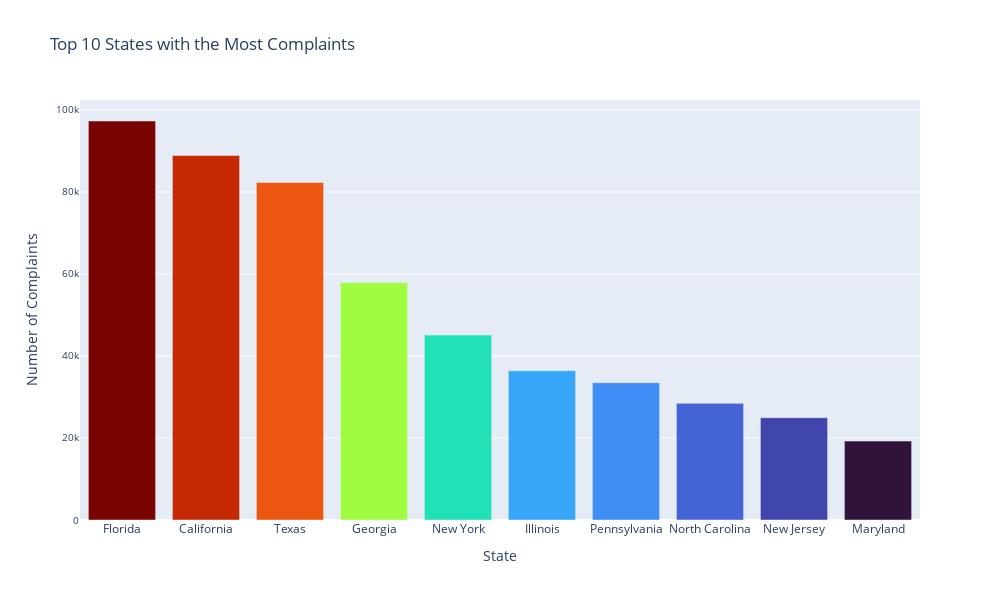

Notebook source saved alongside this figure:
### Markdown cell above
### 5. Top 10 states with most complaints

### Code cell
import pandas as pd
import plotly.express as px

# State abbreviation to full name mapping
state_mapping = {
    'FL': 'Florida', 'CA': 'California', 'TX': 'Texas', 'GA': 'Georgia',
    'NY': 'New York', 'IL': 'Illinois', 'PA': 'Pennsylvania', 'NC': 'North Carolina',
    'NJ': 'New Jersey', 'MD': 'Maryland', 'VA': 'Virginia', 'OH': 'Ohio',
    'MI': 'Michigan', 'SC': 'South Carolina', 'AZ': 'Arizona', 'TN': 'Tennessee',
    'NV': 'Nevada', 'LA': 'Louisiana', 'AL': 'Alabama', 'MO': 'Missouri',
    'MA': 'Massachusetts', 'IN': 'Indiana', 'AR': 'Arkansas', 'WA': 'Washington',
    'CO': 'Colorado', 'MS': 'Mississippi', 'CT': 'Connecticut', 'MN': 'Minnesota',
    'WI': 'Wisconsin', 'KY': 'Kentucky', 'UT': 'Utah', 'DE': 'Delaware',
    'OR': 'Oregon', 'OK': 'Oklahoma', 'DC': 'District of Columbia', 'KS': 'Kansas',
    'IA': 'Iowa', 'NM': 'New Mexico', 'NE': 'Nebraska', 'HI': 'Hawaii',
    'RI': 'Rhode Island', 'ID': 'Idaho', 'WV': 'West Virginia', 'NH': 'New Hampshire',
    'ME': 'Maine', 'MT': 'Montana', 'ND': 'North Dakota', 'AK': 'Alaska',
    'SD': 'South Dakota', 'WY': 'Wyoming', 'VT': 'Vermont'
    # Removed territories and minor outlying islands not listed as states
}

# Assuming df_new is your DataFrame and 'State' contains the abbreviations
# Map state abbreviations to full names
df_new['State Name'] = df_new['State'].map(state_mapping)

# Calculate complaint counts by state
state_complaint_counts = df_new['State Name'].value_counts()

# Get top 10 states with the most complaint counts
top_n = 10
top_states = state_complaint_counts.head(top_n)

# Create a horizontal bar chart using Plotly Express with a nice color scale
fig = px.bar(
    y=top_states.values,
    x=top_states.index,
    orientation='v',
    color=top_states.values,  # Assign color based on values
    color_continuous_scale='Turbo',  # A nice color scale
    title=f'Top {top_n} States with the Most Complaints',
    labels={'y': 'Number of Complaints', 'x': 'State'},
    category_orders={'y': top_states.index.tolist()}
)

fig.update_layout(
    yaxis=dict(
        tickfont=dict(size=10),
    ),
    xaxis=dict(
        tickangle=0,
    ),
    height=600,
    width=1000,
)

# To display a color bar, showing the mapping of colors to values
fig.update_layout(coloraxis_showscale=False)

fig.show()

### Figure 1 — Plotly figure (JSON) as saved in the notebook; plotly's stock layout.template omitted (floating-point values rounded to 4 significant figures)
{"data": [{"alignmentgroup": "True", "hovertemplate": "State=%{x}<br>Number of Complaints=%{y}<br>color=%{marker.color}<extra></extra>", "legendgroup": "", "marker": {"color": [97310, 88908, 82304, 57874, 45104, 36408, 33498, 28462, 24951, 19240], "coloraxis": "coloraxis", "pattern": {"shape": ""}}, "name": "", "offsetgroup": "", "orientation": "v", "showlegend": false, "textposition": "auto", "type": "bar", "x": ["Florida", "California", "Texas", "Georgia", "New York", "Illinois", "Pennsylvania", "North Carolina", "New Jersey", "Maryland"], "xaxis": "x", "y": [97310, 88908, 82304, 57874, 45104, 36408, 33498, 28462, 24951, 19240], "yaxis": "y"}], "layout": {"barmode": "relative", "coloraxis": {"colorbar": {"title": {"text": "color"}}, "colorscale": [[0, "#30123b"], [0.07143, "#4145ab"], [0.1429, "#4675ed"], [0.2143, "#39a2fc"], [0.2857, "#1bcfd4"], [0.3571, "#24eca6"], [0.4286, "#61fc6c"], [0.5, "#a4fc3b"], [0.5714, "#d1e834"], [0.6429, "#f3c63a"], [0.7143, "#fe9b2d"], [0.7857, "#f36315"], [0.8571, "#d93806"], [0.9286, "#b11901"], [1, "#7a0402"]], "showscale": false}, "height": 600, "legend": {"tracegroupgap": 0}, "title": {"text": "Top 10 States with the Most Complaints"}, "width": 1000, "xaxis": {"anchor": "y", "domain": [0, 1], "tickangle": 0, "title": {"text": "State"}}, "yaxis": {"anchor": "x", "categoryarray": ["Maryland", "New Jersey", "North Carolina", "Pennsylvania", "Illinois", "New York", "Georgia", "Texas", "California", "Florida"], "categoryorder": "array", "domain": [0, 1], "tickfont": {"size": 10}, "title": {"text": "Number of Complaints"}}}}
